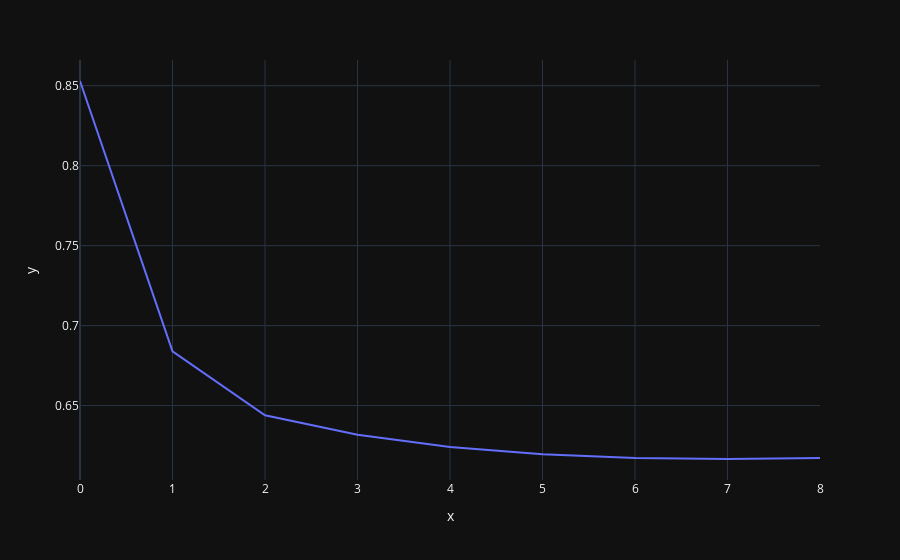
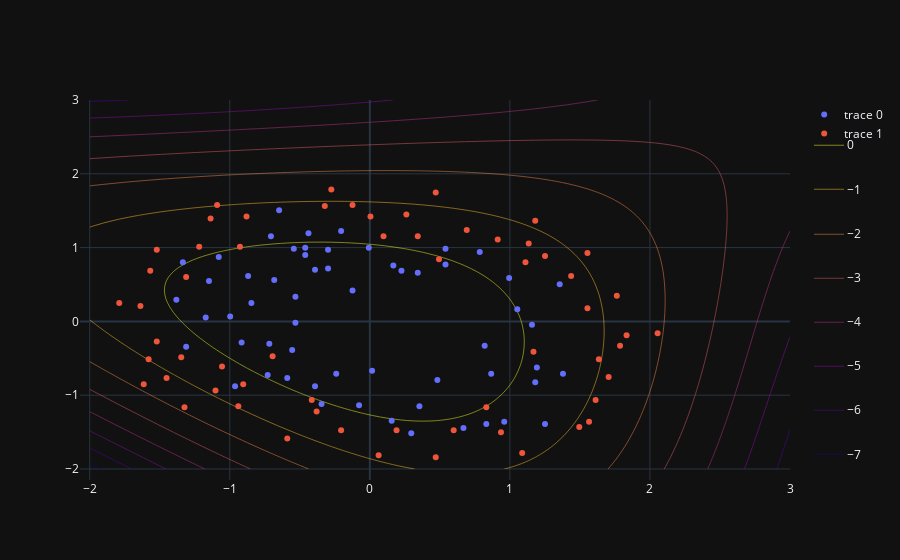

Notebook code cell kept with these figures, in order:
### Code cell
model.fit_data(iterations=200, learning_rate=1)
